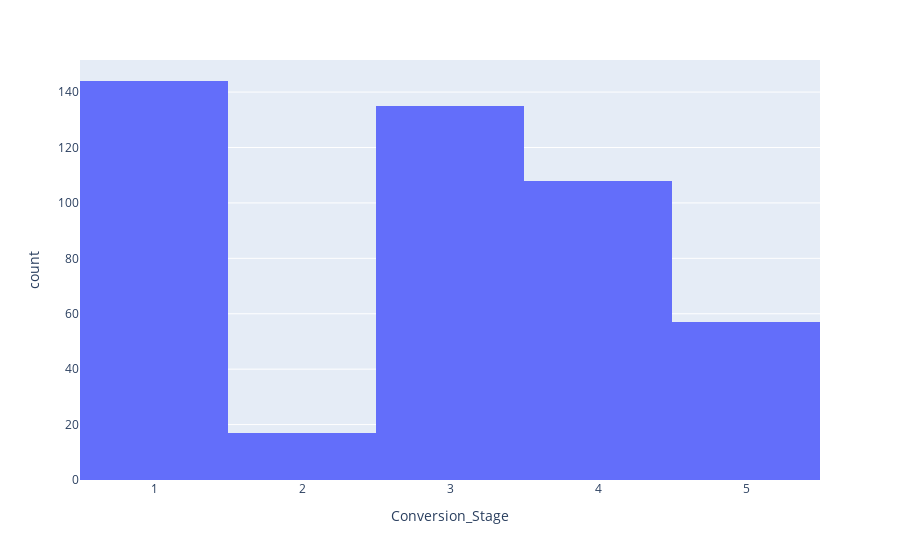

Source (notebook cell):
### Markdown cell above
When do converted customers 'accept' the campaign offer?

---

I am curious 'where' in the process are customers converted. To do this, I assigned each 'stage' corresponding to AcceptedCmp1 = 1, AcceptedCmp2 = 2, etc. and arranged this as a new column. I can then plot a histogram such as the one below to visualize where conversions are most likely to occur.

Converted customers are overwhelmingly less likely to accept an offer in the second stage of the campaign; there is a staggering 88% drop between the first and second. Afterwards, the conversion stage jumps back up and resumes a logarithmic downward trend.

### Code cell
px.histogram(df.query('Conversion_Stage != 0'), x='Conversion_Stage')

### Figure 1 — Plotly figure (JSON) as saved in the notebook; plotly's stock layout.template omitted (floating-point values rounded to 4 significant figures; data arrays with more than 128 entries replaced by an {"elided": "..."} marker saying what was removed)
{"data": [{"alignmentgroup": "True", "bingroup": "x", "hovertemplate": "Conversion_Stage=%{x}<br>count=%{y}<extra></extra>", "legendgroup": "", "marker": {"color": "#636efa", "pattern": {"shape": ""}}, "name": "", "offsetgroup": "", "orientation": "v", "showlegend": false, "type": "histogram", "x": {"elided": "607 int values"}, "xaxis": "x", "yaxis": "y"}], "layout": {"barmode": "relative", "legend": {"tracegroupgap": 0}, "margin": {"t": 60}, "xaxis": {"anchor": "y", "domain": [0, 1], "title": {"text": "Conversion_Stage"}}, "yaxis": {"anchor": "x", "domain": [0, 1], "title": {"text": "count"}}}}
